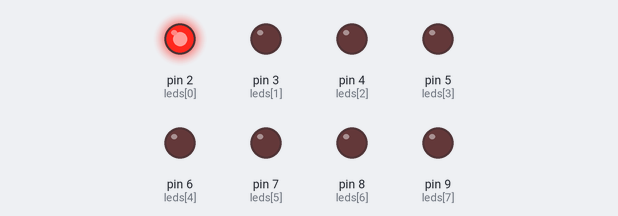
The sketch below on a simulated Arduino Uno, built with avr-gcc and run on an emulated ATmega328P. Shown: output pins drawn as LEDs (lit = HIGH). What the sketch prints to the serial monitor is not drawn.

Above: at 0.15 s.
At 0.55 s:
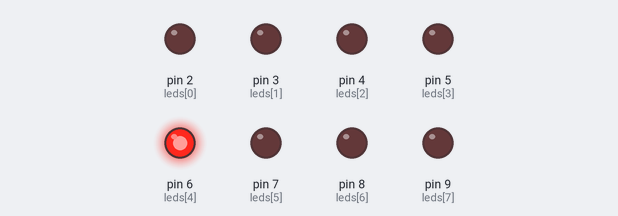
At 0.85 s:
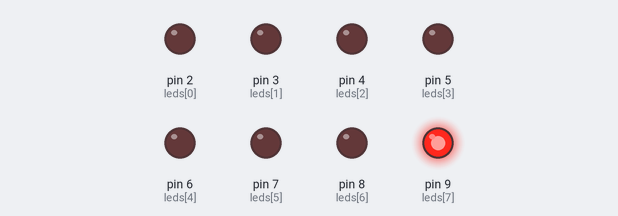
At 1.65 s:
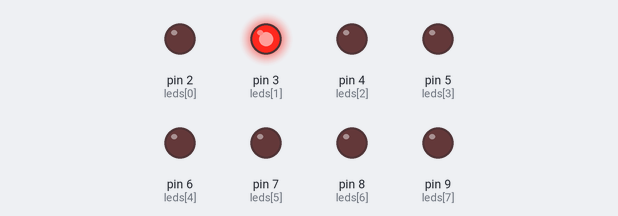
At 2.45 s:
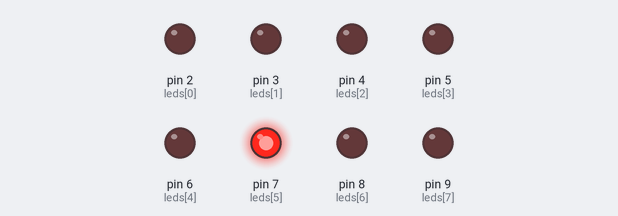
At 3.25 s:
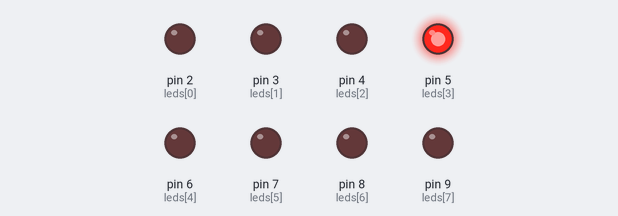
Timing chart, 0 to 3.5 s (numbered marks = the images above):
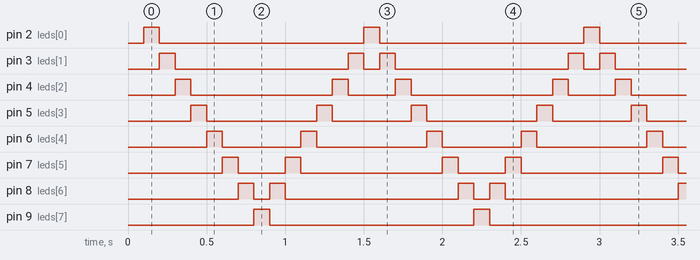

Measured:
- by itself, pin 2 (leds[0]), pin 9 (leds[7]): alternates HIGH for 0.10 s and LOW for 1.3 s
- by itself, pin 3 (leds[1]): repeats every 1.4 s: LOW 1.1 s, HIGH 0.10 s, LOW 0.10 s, HIGH 0.10 s
- by itself, pin 4 (leds[2]): repeats every 1.4 s: LOW 0.90 s, HIGH 0.10 s, LOW 0.30 s, HIGH 0.10 s
- by itself, pin 5 (leds[3]): repeats every 1.4 s: LOW 0.70 s, HIGH 0.10 s, LOW 0.50 s, HIGH 0.10 s
- by itself, pin 6 (leds[4]): repeats every 1.4 s: LOW 0.50 s, HIGH 0.10 s, LOW 0.70 s, HIGH 0.10 s
- by itself, pin 7 (leds[5]): repeats every 1.4 s: LOW 0.30 s, HIGH 0.10 s, LOW 0.90 s, HIGH 0.10 s
- by itself, pin 8 (leds[6]): repeats every 1.4 s: LOW 0.10 s, HIGH 0.10 s, LOW 1.1 s, HIGH 0.10 s

The sketch:

karasimsek.ino
```cpp
int ledCount = 8;              // LED sayısı
int leds[] = {2, 3, 4, 5, 6, 7, 8, 9}; // LED pinleri

void setup() {
  Serial.begin(9600);
  delay(100); // Bazı durumlarda gerekli
  Serial.println("GITHUB TEST");

  for (int i = 0; i < ledCount; i++) {
    pinMode(leds[i], OUTPUT);
  }
}

void loop() {
  // Soldan sağa geçiş
  for (int i = 0; i < ledCount; i++) {
    digitalWrite(leds[i], HIGH);
    delay(100);
    digitalWrite(leds[i], LOW);
  }

  // Sağdan sola geçiş
  for (int i = ledCount - 2; i > 0; i--) {
    digitalWrite(leds[i], HIGH);
    delay(100);
    digitalWrite(leds[i], LOW);
  }
}
```
